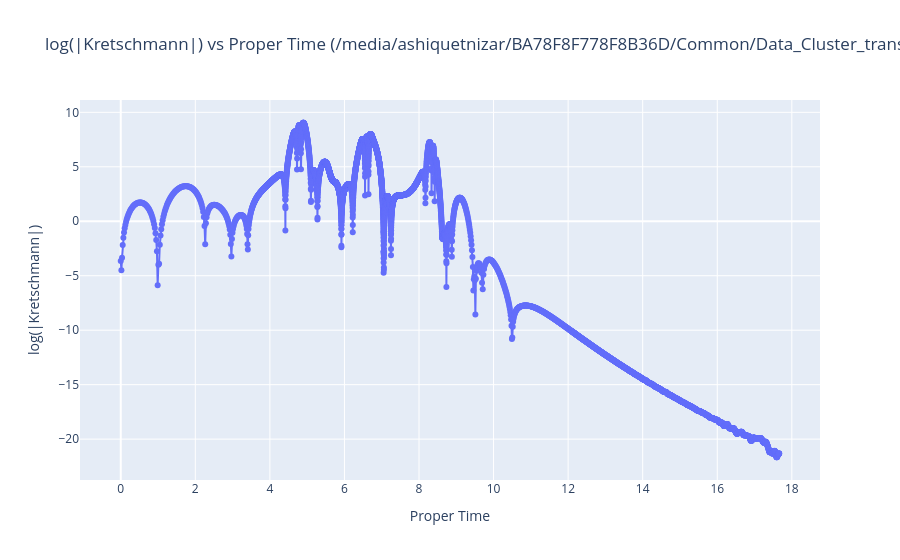

The notebook cell saved with this chart:
### Code cell
import numpy as np
import plotly.graph_objects as go

# ===== Load data from file =====
filename = "/media/ashiquetnizar/BA78F8F778F8B36D/Common/Data_Cluster_transfer/A4.107_4.107/brill_twist_zsymmetric_4.107_4.107_200_100_2d/output_0d/origin/ana.alpha.prop.t"   # <-- put your file name here
data = np.loadtxt(filename)

# ===== Extract columns =====
proper_time = data[:, 0]
kretschmann = data[:, 1]

# ===== Compute log(abs(K)) =====
log_k = np.log(np.abs(kretschmann) + 1e-15)  # avoid log(0)
slow_time= -np.log(7.9-proper_time)

# ===== Plot =====
fig = go.Figure()

fig.add_trace(go.Scatter(
    x=proper_time,
    y=log_k,
    mode='lines+markers',
    name='log|Kretschmann|'
))

fig.update_layout(
    title=f"log(|Kretschmann|) vs Proper Time ({filename})",
    xaxis_title="Proper Time",
    yaxis_title="log(|Kretschmann|)",
)

fig.show()

### Figure 1 — Plotly figure (JSON) as saved in the notebook; plotly's stock layout.template omitted (floating-point values rounded to 4 significant figures; data arrays with more than 128 entries replaced by an {"elided": "..."} marker saying what was removed)
{"data": [{"mode": "lines+markers", "name": "log|Kretschmann|", "type": "scatter", "x": {"elided": "5678 float values"}, "y": {"elided": "5678 float values"}}], "layout": {"title": {"text": "log(|Kretschmann|) vs Proper Time (/media/ashiquetnizar/BA78F8F778F8B36D/Common/Data_Cluster_transfer/A4.107_4.107/brill_twist_zsymmetric_4.107_4.107_200_100_2d/output_0d/origin/ana.alpha.prop.t)"}, "xaxis": {"title": {"text": "Proper Time"}}, "yaxis": {"title": {"text": "log(|Kretschmann|)"}}}}
